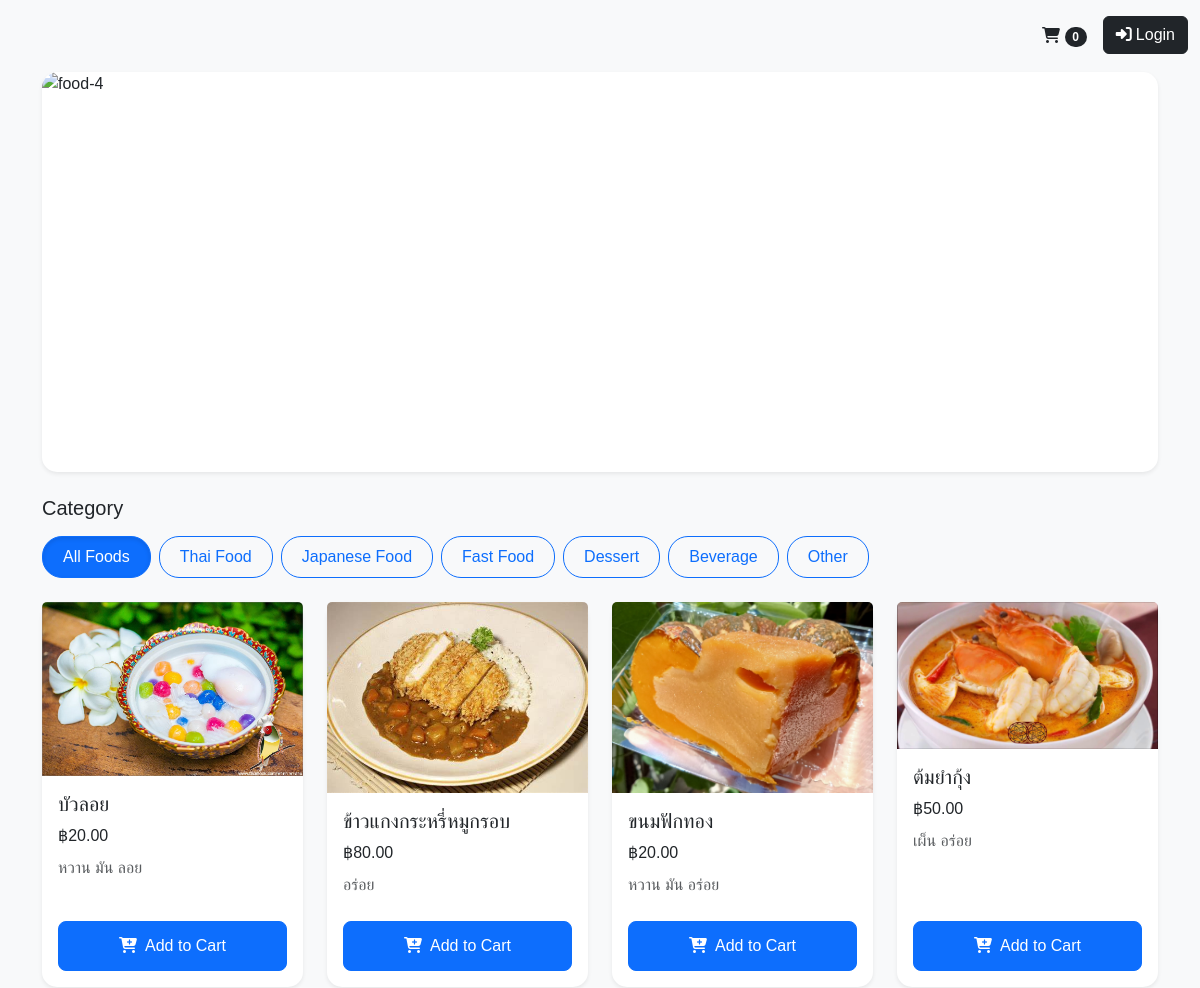
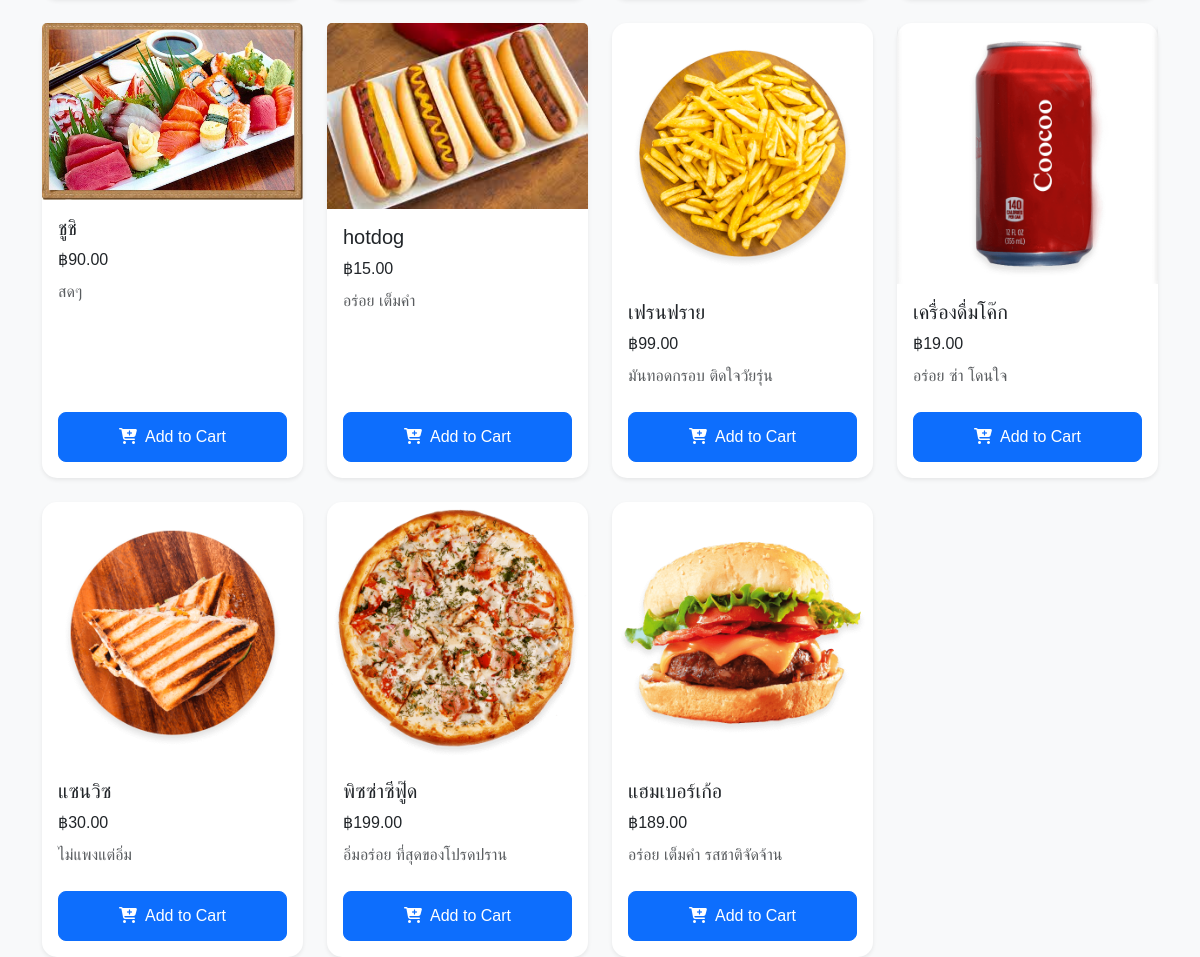
The page / on the database its author committed (2 pictures, top to bottom).
### tables this page shows
CREATE TABLE IF NOT EXISTS `categories` (
  `id` int NOT NULL AUTO_INCREMENT,
  `name` varchar(50) NOT NULL,
  `display_name` varchar(100) NOT NULL,
  `created_at` timestamp NULL DEFAULT CURRENT_TIMESTAMP,
  PRIMARY KEY (`id`)
);

CREATE TABLE IF NOT EXISTS `products` (
  `id` int NOT NULL AUTO_INCREMENT,
  `product_name` varchar(255) NOT NULL,
  `price` decimal(8,2) NOT NULL DEFAULT '0.00',
  `profile_image` varchar(255) DEFAULT NULL,
  `detail` text,
  `category` varchar(50) NOT NULL DEFAULT 'other',
  PRIMARY KEY (`id`)
);

### include/config.php (called while the page is built, shortened)
<?php
$base_url = 'http://localhost/shoppingcart';

### include/index.php (called while the page is built, shortened)
<?php
$categories_sql = "SELECT * FROM categories ORDER BY id ASC";
$categories_query = mysqli_query($conn, $categories_sql);
$sql = "SELECT p.*, c.display_name as category_name
        FROM products p
        LEFT JOIN categories c ON p.category = c.name
        WHERE 1=1";
$sql .= " ORDER BY p.id DESC";
$query = mysqli_query($conn, $sql);
$rows = mysqli_num_rows($query);
?>

### index.php (the view, shortened to what this page needs)
<?php
include 'include/config.php';
include 'include/index.php';
?>
<!DOCTYPE html>
<html lang="en">
<head>
    <link href="<?php echo $base_url; ?>/assets/css/bootstrap.min.css" rel="stylesheet">
    <link href="<?php echo $base_url; ?>/assets/fontawesome/css/fontawesome.min.css" rel="stylesheet">
    <link href="<?php echo $base_url; ?>/assets/fontawesome/css/brands.min.css" rel="stylesheet">
    <link href="<?php echo $base_url; ?>/assets/fontawesome/css/solid.min.css" rel="stylesheet">
    <link href="<?php echo $base_url; ?>/assets/css/custom.css" rel="stylesheet">
</head>
<body class="bg-light">
    <?php include 'include/menu.php'; ?>
    <div class="product-wrapper">
        <div class="container">
            <div class="card shadow-sm mb-4">
                <div class="card-body p-0">
                    <div id="carouselExampleIndicators" class="carousel slide rounded-4 overflow-hidden" data-bs-ride="carousel">
                        <div class="carousel-indicators">
                            <button type="button" data-bs-target="#carouselExampleIndicators" data-bs-slide-to="0"
                                class="active" aria-current="true" aria-label="Slide 1"></button>
                            <button type="button" data-bs-target="#carouselExampleIndicators" data-bs-slide-to="1"
                                aria-label="Slide 2"></button>
                            <button type="button" data-bs-target="#carouselExampleIndicators" data-bs-slide-to="2"
                                aria-label="Slide 3"></button>
                        </div>
                        <div class="carousel-inner">
                            <div class="carousel-item active">
                                <img src="https://cf.shopee.co.th/file/th-11134258-7rasb-m63nss8s7t861f_xxhdpi"
                                    class="d-block w-100" style="height: 400px; object-fit: cover;" alt="food-4">
                            </div>
                        </div>
                        <button class="carousel-control-prev" type="button" data-bs-target="#carouselExampleIndicators"
                            data-bs-slide="prev">
                            <span class="carousel-control-prev-icon" aria-hidden="true"></span>
                        </button>
                        <button class="carousel-control-next" type="button" data-bs-target="#carouselExampleIndicators"
                            data-bs-slide="next">
                            <span class="carousel-control-next-icon" aria-hidden="true"></span>
                        </button>
                    </div>
                </div>
            </div>
            <div class="mb-4">
                <h5 class="card-title mb-3">Category</h5>
                <div class="d-flex flex-wrap gap-2">
                    <?php while ($category = mysqli_fetch_assoc($categories_query)): ?>
                        <a href="?category=<?php echo $category['name']; ?>"
                            class="btn btn-outline-primary <?php echo (isset($_GET['category']) && $_GET['category'] == $category['name']) ||
                            (!isset($_GET['category']) && $category['name'] == 'all') ? 'active' : ''; ?>">
                            <?php echo $category['display_name']; ?>
                        </a>
                    <?php endwhile; ?>
                </div>
            </div>
            <div class="row g-4">
                <?php if ($rows > 0): ?>
                    <?php while ($product = mysqli_fetch_assoc($query)): ?>
                        <div class="col-sm-6 col-md-4 col-lg-3">
                            <div class="product-card card shadow-sm h-100">
                                <?php if (!empty($product['profile_image'])): ?>
                                    <img src="<?php echo $base_url; ?>/upload_image/<?php echo $product['profile_image']; ?>"
                                        class="card-img-top" alt="<?php echo htmlspecialchars($product['product_name']); ?>">
                                <?php else: ?>
                                    <img src="<?php echo $base_url; ?>/assets/images/no-image.png" class="card-img-top"
                                        alt="No Image Available">
                                <?php endif; ?>
                                <div class="card-body d-flex flex-column">
                                    <h5 class="product-title"><?php echo $product['product_name']; ?></h5>
                                    <p class="price-tag mb-2">฿<?php echo number_format($product['price'], 2); ?></p>
                                    <p class="product-detail text-muted mb-4"><?php echo nl2br($product['detail']); ?></p>
                                    <a href="<?php echo $base_url; ?>/cart-add.php?id=<?php echo $product['id']; ?>"
                                        class="btn btn-primary btn-cart mt-auto">
                                        <i class="fa-solid fa-cart-plus me-2"></i>Add to Cart
                                    </a>
                                </div>
                            </div>
                        </div>
                    <?php endwhile; ?>
                <?php endif; ?>
            </div>
        </div>
    </div>
</body>
</html>

### assets/css/custom.css (style rules this page uses)
body { font-family: 'Poppins', sans-serif; }
.card { border: none; box-shadow: 0 0 20px rgba(0,0,0,0.1); border-radius: 15px; }
.btn-primary { padding: 0.75rem; border-radius: 8px; font-weight: 500; }
.btn-outline-primary { border-radius: 20px; padding: 8px 20px; transition: all 0.3s ease; }
.btn-outline-primary.active { transform: translateY(0); box-shadow: inset 0 2px 4px rgba(0,0,0,0.1); }

### rows shown on the page
categories: display_name "All Foods"
categories: display_name "Thai Food"
categories: display_name "Japanese Food"
categories: display_name "Fast Food"
categories: display_name "Dessert"
categories: display_name "Beverage"
categories: display_name "Other"
products: profile_image (picture), product_name "บัวลอย", price "20.00", detail "หวาน มัน ลอย"
products: profile_image (picture), product_name "ข้าวแกงกระหรี่หมูกรอบ", price "80.00", detail "อร่อย"
products: profile_image (picture), product_name "ขนมฟักทอง", price "20.00", detail "หวาน มัน อร่อย"
products: profile_image (placeholder picture), product_name "ต้มยํากุ้ง", price "50.00", detail "เผ็น อร่อย"
products: profile_image (picture), product_name "ชูชิ", price "90.00", detail "สดๆ"
products: profile_image+product_name (picture), product_name "hotdog", price "15.00", detail "อร่อย เต็มคำ"
products: profile_image (picture), product_name "เฟรนฟราย", price "99.00", detail "มันทอดกรอบ ติดใจวัยรุ่น"
products: profile_image (picture), product_name "เครื่องดื่มโค๊ก", price "19.00", detail "อร่อย ซ่า โดนใจ"
products: profile_image (picture), product_name "แซนวิซ", price "30.00", detail "ไม่แพงแต่อิ่ม"
products: profile_image (picture), product_name "พิซซ่าซีฟู๊ด", price "199.00", detail "อิ่มอร่อย ที่สุดของโปรดปราน"
products: profile_image (picture), product_name "แฮมเบอร์เก้อ", price "189.00", detail "อร่อย เต็มคำ รสชาติจัดจ้าน"

### other values the page prints
count($_SESSION['cart'] ?? []) "0"
